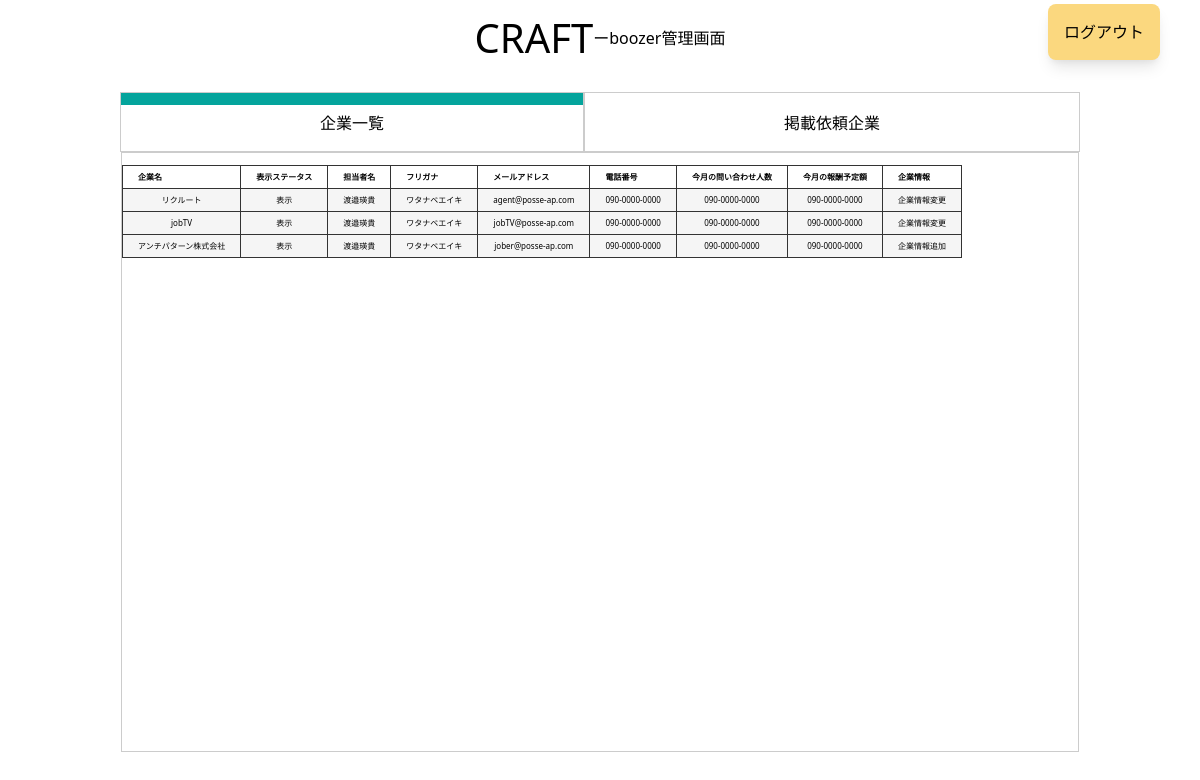
The app's page /src/admin/index.php (signed in) with its own data.
### tables this page shows
CREATE TABLE agents (
    id INT AUTO_INCREMENT NOT NULL PRIMARY KEY,
    password VARCHAR(255),
    agent_name VARCHAR(255),
    pic_name VARCHAR(80),
    pic_name_kana VARCHAR(80),
    email VARCHAR(255) UNIQUE NOT NULL,
    department_name VARCHAR(80),
    phone_number VARCHAR(80),
    register_token VARCHAR(255),
    register_token_sent_at DATETIME,
    register_token_verified_at DATETIME,
    status ENUM('tentative', 'public') DEFAULT 'tentative'
);

### src/admin/index.php (the view, shortened to what this page needs)
<?php
require(dirname(__FILE__) . "../../dbconnect.php");
$stmt = $db->query('SELECT * FROM agents');
$agents = $stmt->fetchAll(PDO::FETCH_ASSOC);
?>
<!DOCTYPE html>
<html lang="ja">
<head>
    <link rel="stylesheet" href="../user/reset.css">
    <link rel="stylesheet" href="../user/style.css">
    <link href="https://unpkg.com/tailwindcss@^2/dist/tailwind.min.css" rel="stylesheet">
</head>
<body>
    <main class="relative">
    <div class="title-wrapper flex flex-row">
        <h1 class="title">CRAFT</h1>
        <h2 class="subtitle">ーboozer管理画面</h2>
    </div>
    <a class="bg-yellow absolute top-1 right-10 rounded-lg text-center  shadow-lg hover:shadow-none p-4 text-sm sm:text-base" href="logout.php">ログアウト</a>
    <div class="tab-panel">
        <ul class="tab-group">
            <li id="tabA" class="tab tab-A is-active">企業一覧</li>
            <li class="tab tab-B">掲載依頼企業</li>
        </ul>
        <div class="panel-group">
            <div class="panel tab-A is-show" id="tabApanel">
                <div class="w-full mt-3 scroll">
                    <table>
                        <tr>
                            <th>企業名</th>
                            <th>表示ステータス</th>
                            <th>担当者名</th>
                            <th>フリガナ</th>
                            <th>メールアドレス</th>
                            <th>電話番号</th>
                            <th>今月の問い合わせ人数</th>
                            <th>今月の報酬予定額</th>
                            <th>企業情報</th>
                        </tr>
                        <?php foreach ($agents as $key => $agent) : ?>
                            <tr class="white">
                                <td onclick="showInfo({hidden:panel, show:memberDetail})"><?= $agent["agent_name"]; ?> </td>
                                <td>表示</td>
                                <td><?= $agent["pic_name"]; ?>
                                </td>
                                <td><?= $agent["pic_name_kana"]; ?> </td>
                                <td><?= $agent["email"]; ?> </td>
                                <td><?= $agent["phone_number"]; ?> </td>
                                <td><?= $agent["phone_number"]; ?> </td>
                                <td><?= $agent["phone_number"]; ?> </td>
                                <td>
                                    <?php
                                    $stmt = $db->query('SELECT * FROM agent_contents WHERE agent_id =' . $agent['id']);
                                    $agent_contents = $stmt->fetch(PDO::FETCH_ASSOC);
                                    if (!empty($agent_contents)) { ?>
                                        <a href="./change_agents.php?<?= $agent["id"] ?>">
                                            企業情報変更
                                        </a>
                                    <?php } else { ?>
                                        <a href="./add_agents.php?<?= $agent["id"] ?>">
                                            企業情報追加
                                        </a>
                                    <?php }
                                    ?>
                                </td>
                            </tr>
                        <?php endforeach; ?>
                    </table>
                </div>
            </div>
        </div>
    </div>
    </main>
</body>
</html>

### src/user/style.css (style rules this page uses)
main { width: 100%; }
main .title-wrapper { width: 100%; padding: 8px; background-color: #ffffff; display: flex; align-items: center; justify-content: center; }
main .title-wrapper .title { font-size: 40px; }
main .title-wrapper .subtitle { font-size: 16px; }
.bg-yellow { background: #fbd87f; }
.tab-panel { width: 80%; margin: 16px auto 0 auto; }
.tab-group { display: flex; justify-content: center; }
.tab { flex-grow: 1; height: 60px; list-style: none; border: solid 1px #ccc; line-height: 60px; text-align: center; cursor: pointer; }
.panel-group { margin: 0 auto; width: 99.8%; min-height: 600px; border: solid 1px #ccc; background: rgb(255, 255, 255); overflow: scroll; }
.panel { display: none; }
.tab.is-active { background: linear-gradient(to top, white 80%, #04a49c 10%); color: rgb(0, 0, 0); transition: all 0.2s ease-out; }
.panel.is-show { display: block; }
table { border-collapse: collapse; }
.scroll { white-space: nowrap; overflow: scroll; -webkit-overflow-scrolling: touch; -ms-overflow-style: none; scrollbar-width: none; }
th, td { border: solid 1px #333; padding: 5px 15px; font-size: 0.5rem; }
.white { background-color: #f5f5f5; text-align: center; }

### records on screen
agents: agent_name "リクルート", pic_name "渡邉瑛貴", pic_name_kana "ワタナベエイキ", email "agent@posse-ap.com", phone_number "090-0000-0000"
agents: agent_name "jobTV", pic_name "渡邉瑛貴", pic_name_kana "ワタナベエイキ", email "jobTV@posse-ap.com", phone_number "090-0000-0000"
agents: agent_name "アンチパターン株式会社", pic_name "渡邉瑛貴", pic_name_kana "ワタナベエイキ", email "jober@posse-ap.com", phone_number "090-0000-0000"
